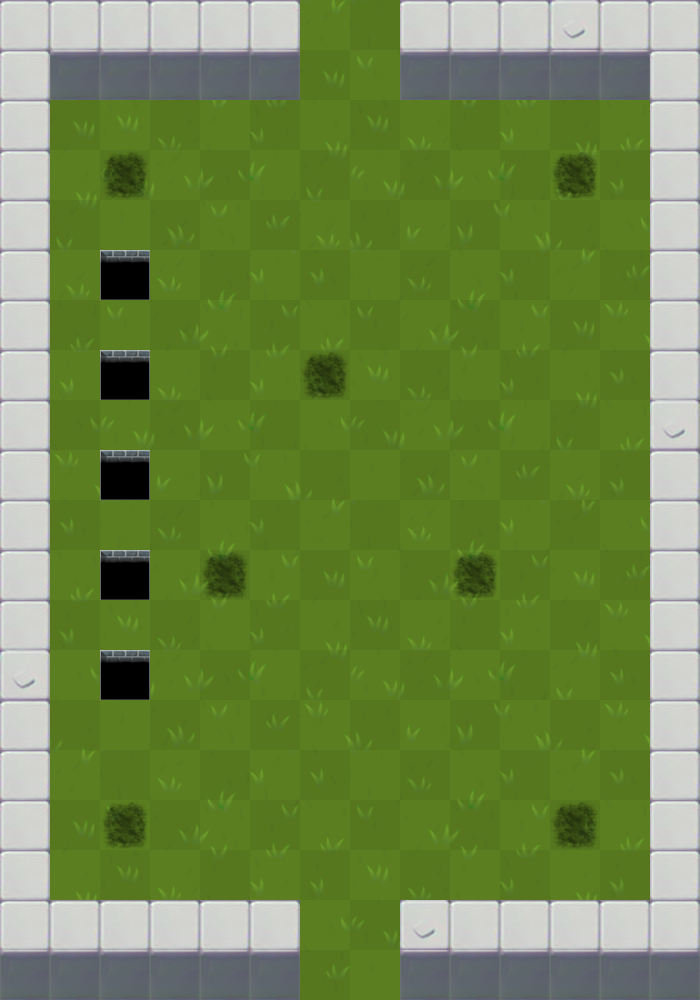

This game map was drawn from its Tiled (.tmx) file and the tilesets committed beside it. A one-line description and the trimmed map source follow:
An orthogonal 14x20 tile map with 50x50 px tiles, 14 tile layers (suelo, pared, enemigos1, enemigos2, ...), 12 tilesets.

<map version="1.2" tiledversion="2020.05.07" orientation="orthogonal" renderorder="right-down" width="14" height="20" tilewidth="50" tileheight="50" infinite="0" nextlayerid="15" nextobjectid="1">
 <properties>
  <property name="LongitudSierra" type="float" value="11" />
  <property name="MovingEnemyFinalPosX" type="float" value="3" />
  <property name="MovingEnemyFinalPosY" type="float" value="13" />
 </properties>
 <tileset firstgid="1" name="0" tilewidth="50" tileheight="50" tilecount="1" columns="1">
  <image source="tiles/0.png" width="64" height="64" />
 </tileset>
 <tileset firstgid="2" name="1" tilewidth="50" tileheight="50" tilecount="1" columns="1">
  <image source="tiles/1.png" width="64" height="64" />
 </tileset>
 <tileset firstgid="3" name="2" tilewidth="50" tileheight="50" tilecount="1" columns="1">
  <image source="tiles/2.png" width="64" height="64" />
 </tileset>
 <tileset firstgid="4" name="3" tilewidth="50" tileheight="50" tilecount="1" columns="1">
  <image source="tiles/3.png" width="64" height="64" />
 </tileset>
 <tileset firstgid="5" name="suciedad50" tilewidth="50" tileheight="50" tilecount="1" columns="1">
  <image source="tiles/suciedad50.png" width="50" height="50" />
 </tileset>
 <tileset firstgid="6" name="hoyo250" tilewidth="50" tileheight="50" tilecount="1" columns="1">
  <image source="tiles/hoyo250.png" width="50" height="50" />
 </tileset>
 <tileset firstgid="7" name="hoyo50" tilewidth="50" tileheight="50" tilecount="1" columns="1">
  <image source="tiles/hoyo50.png" width="50" height="50" />
 </tileset>
 <tileset firstgid="8" name="PuertaTransparente" tilewidth="50" tileheight="50" tilecount="1" columns="1">
  <image source="tiles/PuertaTransparente.png" width="50" height="50" />
 </tileset>
 <tileset firstgid="9" name="Bloque" tilewidth="50" tileheight="50" tilecount="1" columns="1">
  <image source="tiles/Bloque.png" width="50" height="50" />
 </tileset>
 <tileset firstgid="10" name="Bloque2" tilewidth="50" tileheight="50" tilecount="1" columns="1">
  <image source="tiles/Bloque2.png" width="50" height="50" />
 </tileset>
 <tileset firstgid="11" name="BloquePerp" tilewidth="50" tileheight="50" tilecount="1" columns="1">
  <image source="tiles/BloquePerp.png" width="50" height="50" />
 </tileset>
 <tileset firstgid="12" name="sueloCespedCompleto" tilewidth="50" tileheight="50" tilecount="280" columns="14">
  <image source="tiles/sueloCespedCompleto.png" width="700" height="1000" />
 </tileset>
 <layer id="1" name="suelo" width="14" height="20">
  <data>[280 cells, 280 non-empty, 280 distinct tile ids]</data>
 </layer>
 <layer id="2" name="pared" width="14" height="20">
  <data>[280 cells, 80 non-empty, 3 distinct tile ids]</data>
 </layer>
 <layer id="3" name="enemigos1" width="14" height="20">
  <data>[280 cells, 7 non-empty, 1 distinct tile ids]</data>
 </layer>
 <layer id="4" name="enemigos2" width="14" height="20">
  <data>[280 cells, 0 non-empty, 0 distinct tile ids]</data>
 </layer>
 <layer id="5" name="enemigos3" width="14" height="20">
  <data>[280 cells, 0 non-empty, 0 distinct tile ids]</data>
 </layer>
 <layer id="14" name="enemigos4" width="14" height="20">
  <data>[280 cells, 0 non-empty, 0 distinct tile ids]</data>
 </layer>
 <layer id="6" name="blocker" width="14" height="20">
  <data>[280 cells, 0 non-empty, 0 distinct tile ids]</data>
 </layer>
 <layer id="12" name="pinchos" width="14" height="20">
  <data>[280 cells, 0 non-empty, 0 distinct tile ids]</data>
 </layer>
 <layer id="13" name="sierra" width="14" height="20">
  <data>[280 cells, 5 non-empty, 1 distinct tile ids]</data>
 </layer>
 <layer id="7" name="mejoraVida" width="14" height="20">
  <data>[280 cells, 0 non-empty, 0 distinct tile ids]</data>
 </layer>
 <layer id="8" name="mejoraAtaque" width="14" height="20">
  <data>[280 cells, 0 non-empty, 0 distinct tile ids]</data>
 </layer>
 <layer id="9" name="mejoraMovimiento" width="14" height="20">
  <data>[280 cells, 0 non-empty, 0 distinct tile ids]</data>
 </layer>
 <layer id="10" name="mejoraCadencia" width="14" height="20">
  <data>[280 cells, 0 non-empty, 0 distinct tile ids]</data>
 </layer>
 <layer id="11" name="puerta" width="14" height="20">
  <data>[280 cells, 2 non-empty, 1 distinct tile ids]</data>
 </layer>
</map>
